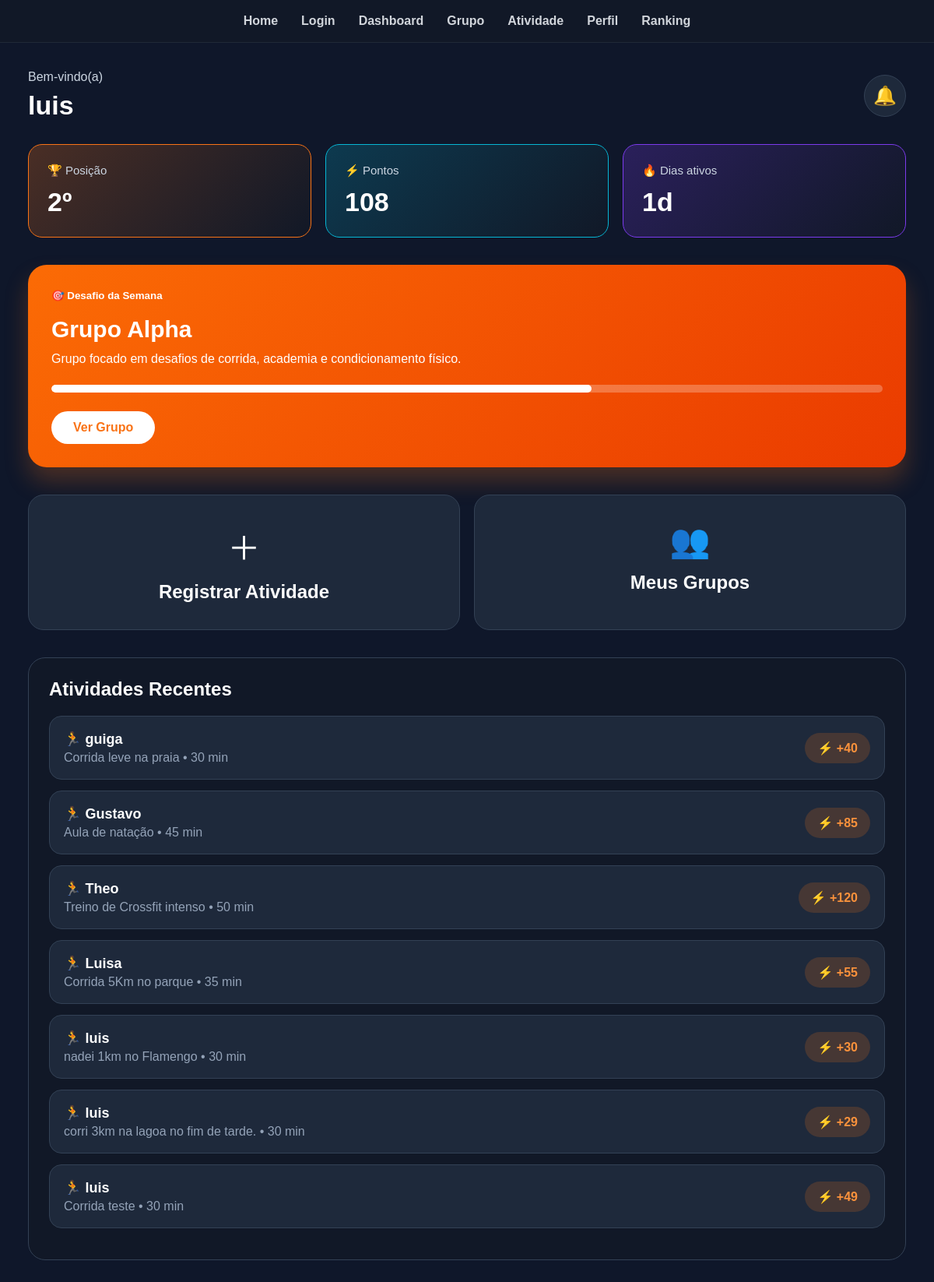
The app's page /dashboard/ (signed in) with its own data.
### core/models.py (models this page shows, shortened)
class Group(models.Model):
    name = models.CharField(max_length=100)
    description = models.TextField(blank=True, null=True)
    created_at = models.DateTimeField(auto_now_add=True)

class Activity(models.Model):
    user = models.ForeignKey(User, on_delete=models.CASCADE, related_name='activities')
    group = models.ForeignKey(Group, on_delete=models.CASCADE, related_name='group_activities')
    image = models.ImageField(upload_to='activities/%Y/%m/%d/', blank=True, null=True)
    description = models.TextField(blank=True, null=True)
    duration_minutes = models.PositiveIntegerField(default=0)
    points_earned = models.IntegerField(default=0)
    created_at = models.DateTimeField(auto_now_add=True)
    class Meta:
        ordering = ['-created_at']

### core/views.py (the view)
# urls.py: path('dashboard/', dashboard),
@login_required
def dashboard(request):
    usuario = request.user
    grupo = Group.objects.first()
    atividades = Activity.objects.all().order_by('-created_at')
    atividades_usuario = Activity.objects.filter(user=usuario)
    total_pontos = atividades_usuario.aggregate(
        total=Sum('points_earned')
    )['total'] or 0
    dias_ativos = len(set(
        atividade.created_at.date() for atividade in atividades_usuario
    ))
    ranking_usuarios = User.objects.annotate(
        total_pontos=Sum('activities__points_earned')
    ).filter(
        total_pontos__isnull=False
    ).order_by('-total_pontos')
    posicao = "-"
    for indice, user in enumerate(ranking_usuarios, start=1):
        if user == usuario:
            posicao = f"{indice}º"
    return render(
        request,
        'core/dashboard.html',
        {
            "usuario": usuario,
            "atividades": atividades,
            "total_pontos": total_pontos,
            "dias_ativos": dias_ativos,
            "posicao": posicao,
            "grupo": grupo,
        }
    )

### core/templates/core/dashboard.html (shortened to what this page needs)
<!DOCTYPE html>
<html lang="pt-br">
<head>
</head>
<body>
<nav>
    <a href="/">Home</a>
    <a href="/login/">Login</a>
    <a href="/dashboard/">Dashboard</a>
    <a href="/grupo/">Grupo</a>
    <a href="/atividade/">Atividade</a>
    <a href="/perfil/">Perfil</a>
    <a href="/ranking/">Ranking</a>
</nav>
<div class="container">
    <section class="topo">
        <div>
            <p>Bem-vindo(a)</p>
<h1>{{ usuario.username }}</h1>        </div>
        <div class="notificacao">🔔</div>
    </section>
    <section class="cards-status">
        <div class="status-card laranja">
            <span>🏆 Posição</span>
<h2>{{ posicao }}</h2>        </div>
        <div class="status-card azul">
            <span>⚡ Pontos</span>
            <h2>{{ total_pontos }}</h2>
        </div>
        <div class="status-card roxo">
            <span>🔥 Dias ativos</span>
            <h2>{{ dias_ativos }}d</h2>
        </div>
    </section>
    <section class="desafio">
        <small>🎯 Desafio da Semana</small>
        <h2>
    {% if grupo %}
        {{ grupo.name }}
    {% else %}
        Nenhum grupo cadastrado
    {% endif %}
</h2>
<p>
    {% if grupo %}
        {{ grupo.description }}
    {% else %}
        Cadastre um grupo no painel administrativo.
    {% endif %}
</p>
        <div class="progress">
            <div class="progress-bar"></div>
        </div>
        <a href="/grupo/" class="btn-light">Ver Grupo</a>
    </section>
    <section class="atalhos">
        <a href="/atividade/" class="atalho">
            <span class="icone">＋</span>
            <h2>Registrar Atividade</h2>
        </a>
        <a href="/grupo/" class="atalho">
            <span class="icone">👥</span>
            <h2>Meus Grupos</h2>
        </a>
    </section>
    <section class="atividades">
        <h2>Atividades Recentes</h2>
        {% for atividade in atividades %}
<div class="atividade-item">
    <div class="atividade-info">
        <strong>🏃 {{ atividade.user.username }}</strong>
        <span>
            {{ atividade.description }} • {{ atividade.duration_minutes }} min
        </span>
    </div>
    <div class="pontos">
        ⚡ +{{ atividade.points_earned }}
    </div>
</div>
{% empty %}
<p>Nenhuma atividade cadastrada ainda.</p>
{% endfor %}
    </section>
</div>
</body>
</html>

### core/templates/core/dashboard.html (style rules this page uses)
* { margin: 0; padding: 0; box-sizing: border-box; }
body { font-family: Arial, Helvetica, sans-serif; background: #0f172a; color: white; }
nav { background: #111827; display: flex; justify-content: center; align-items: center; gap: 30px; padding: 18px; flex-wrap: wrap; border-bottom: 1px solid #1f2937; }
nav a { color: #d1d5db; text-decoration: none; font-weight: bold; font-size: 16px; transition: .3s; }
.container { width: 94%; max-width: 1600px; margin: 35px auto; }
.topo { display: flex; justify-content: space-between; align-items: center; margin-bottom: 30px; }
.topo p { color: #cbd5e1; margin-bottom: 8px; }
.topo h1 { font-size: 34px; }
.notificacao { width: 54px; height: 54px; border-radius: 50%; border: 1px solid #334155; display: flex; align-items: center; justify-content: center; background: #1e293b; font-size: 24px; }
.cards-status { display: grid; grid-template-columns: repeat(3, 1fr); gap: 18px; margin-bottom: 35px; }
.status-card { background: #111827; border: 1px solid #334155; border-radius: 18px; padding: 24px; min-height: 120px; }
.status-card span { display: block; font-size: 15px; color: #cbd5e1; margin-bottom: 12px; }
.status-card h2 { font-size: 34px; }
.laranja { border-color: #f97316; background: linear-gradient(135deg, rgba(249,115,22,.25), #111827); }
.azul { border-color: #06b6d4; background: linear-gradient(135deg, rgba(6,182,212,.22), #111827); }
.roxo { border-color: #7c3aed; background: linear-gradient(135deg, rgba(124,58,237,.25), #111827); }
.desafio { background: linear-gradient(135deg, #fb6b05, #ea3b00); border-radius: 24px; padding: 30px; margin-bottom: 35px; box-shadow: 0 18px 30px rgba(249,115,22,.25); }
.desafio small { font-weight: bold; }
.desafio h2 { margin: 18px 0 12px; font-size: 30px; }
.progress { width: 100%; height: 10px; border-radius: 999px; background: rgba(255,255,255,.25); margin: 24px 0; overflow: hidden; }
.progress-bar { width: 65%; height: 100%; background: white; border-radius: 999px; }
.btn-light { display: inline-block; background: white; color: #f97316; padding: 12px 28px; border-radius: 999px; text-decoration: none; font-weight: bold; }
.atalhos { display: grid; grid-template-columns: repeat(2, 1fr); gap: 18px; margin-bottom: 35px; }
.atalho { background: #1e293b; border: 1px solid #334155; border-radius: 20px; padding: 34px; text-align: center; text-decoration: none; color: white; transition: .3s; }
.atalho .icone { font-size: 42px; display: block; margin-bottom: 15px; }
.atividades { background: #111827; border: 1px solid #334155; border-radius: 22px; padding: 26px; }
.atividades h2 { margin-bottom: 20px; }
.atividade-item { display: flex; justify-content: space-between; align-items: center; background: #1e293b; border: 1px solid #334155; padding: 18px; border-radius: 16px; margin-bottom: 14px; }
.atividade-info strong { display: block; font-size: 18px; margin-bottom: 4px; }
.atividade-info span { color: #94a3b8; }
.pontos { background: rgba(249,115,22,.18); color: #fb923c; padding: 10px 16px; border-radius: 999px; font-weight: bold; }

### records on screen
Group: name "Grupo Alpha", description "Grupo focado em desafios de corrida, academia e condicionamento físico."
Activity: user.username "guiga", description "Corrida leve na praia", duration_minutes "30", points_earned "40"
Activity: user.username "Gustavo", description "Aula de natação", duration_minutes "45", points_earned "85"
Activity: user.username "Theo", description "Treino de Crossfit intenso", duration_minutes "50", points_earned "120"
Activity: user.username "Luisa", description "Corrida 5Km no parque", duration_minutes "35", points_earned "55"
Activity: user.username "luis", description "nadei 1km no Flamengo", duration_minutes "30", points_earned "30"
Activity: user.username "luis", description "corri 3km na lagoa no fim de tarde.", duration_minutes "30", points_earned "29"
Activity: user.username "luis", description "Corrida teste", duration_minutes "30", points_earned "49"

### other values on screen
{{ usuario.username }} "luis"
{{ posicao }} "2º"
{{ total_pontos }} "108"
{{ dias_ativos }} "1"
